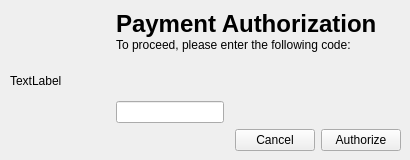
<?xml version="1.0" encoding="UTF-8"?>
<ui version="4.0">
 <class>PaymentAuthorization</class>
 <widget class="QWidget" name="PaymentAuthorization">
  <property name="geometry">
   <rect>
    <x>0</x>
    <y>0</y>
    <width>410</width>
    <height>160</height>
   </rect>
  </property>
  <property name="windowTitle">
   <string>Form</string>
  </property>
  <widget class="QWidget" name="horizontalLayoutWidget">
   <property name="geometry">
    <rect>
     <x>10</x>
     <y>10</y>
     <width>391</width>
     <height>141</height>
    </rect>
   </property>
   <layout class="QHBoxLayout" name="horizontalLayout">
    <item>
     <widget class="QLabel" name="picLbl">
      <property name="sizePolicy">
       <sizepolicy hsizetype="Fixed" vsizetype="Preferred">
        <horstretch>0</horstretch>
        <verstretch>0</verstretch>
       </sizepolicy>
      </property>
      <property name="minimumSize">
       <size>
        <width>100</width>
        <height>0</height>
       </size>
      </property>
      <property name="text">
       <string>TextLabel</string>
      </property>
     </widget>
    </item>
    <item>
     <layout class="QVBoxLayout" name="verticalLayout">
      <item>
       <widget class="QLabel" name="label">
        <property name="text">
         <string>&lt;html&gt;&lt;head/&gt;&lt;body&gt;&lt;p&gt;&lt;span style=&quot; font-size:18pt; font-weight:600;&quot;&gt;Payment Authorization&lt;/span&gt;&lt;br/&gt;To proceed, please enter the following code:&lt;/p&gt;&lt;/body&gt;&lt;/html&gt;</string>
        </property>
       </widget>
      </item>
      <item>
       <widget class="QLabel" name="labelCaptcha">
        <property name="text">
         <string/>
        </property>
       </widget>
      </item>
      <item>
       <widget class="QLineEdit" name="lineEditAutho">
        <property name="sizePolicy">
         <sizepolicy hsizetype="Fixed" vsizetype="Fixed">
          <horstretch>0</horstretch>
          <verstretch>0</verstretch>
         </sizepolicy>
        </property>
       </widget>
      </item>
      <item>
       <layout class="QHBoxLayout" name="horizontalLayout_2">
        <item>
         <spacer name="horizontalSpacer">
          <property name="orientation">
           <enum>Qt::Horizontal</enum>
          </property>
          <property name="sizeHint" stdset="0">
           <size>
            <width>40</width>
            <height>20</height>
           </size>
          </property>
         </spacer>
        </item>
        <item>
         <widget class="QPushButton" name="buttonCancel">
          <property name="text">
           <string>Cancel</string>
          </property>
         </widget>
        </item>
        <item>
         <widget class="QPushButton" name="buttonSubmit">
          <property name="text">
           <string>Authorize</string>
          </property>
         </widget>
        </item>
       </layout>
      </item>
     </layout>
    </item>
   </layout>
  </widget>
 </widget>
 <resources/>
 <connections/>
</ui>
